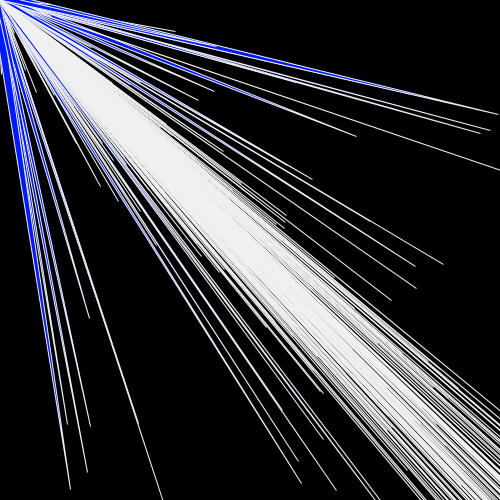
Frame 1 (no input)
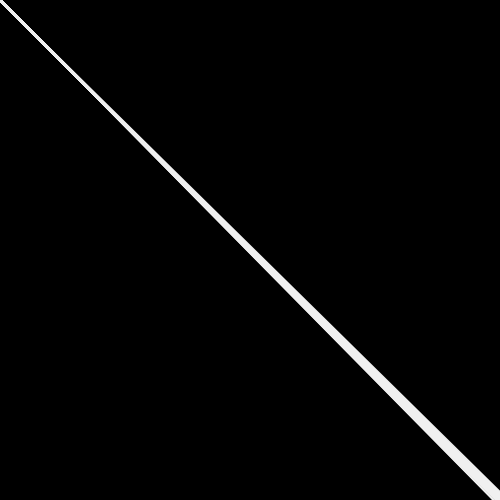
Frame 60 (the mouse pressed at the canvas centre just before this capture)
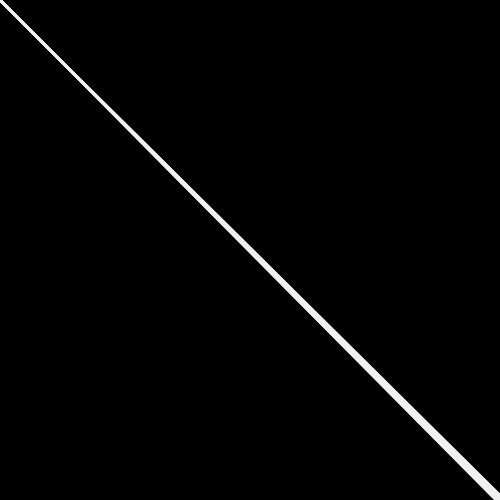
Frame 120 (the mouse held since frame 60 and released just before this capture)

The Processing sketch that drew these frames (run headless with seeded random() and noise(); from frame 60 on, the mouse is pressed at the canvas centre):

// Processing sketch: processing_6280
// ── processing_6280.pde

laser[] b;

void setup()
{
  size(500,500);
  smooth();
  stroke(240);
  fill(255,230);

  b = new laser[400];
  for(int i=0; i<400; i++)
  {
    b[i] = new laser();
    b[i].x = random(width+2,width*2);
    b[i].y = random(height,height*2);
    b[i].d = (int)random(mouseX/width-12,mouseY/height);
    b[i].v = (int)random(1,10);
    b[i].j = 255;
    b[i].h = 25;
    b[i].g = 0;

}



}

void draw()
{
  background(0,0,0);
  for(int i=0; i<b.length; i++)
  {
    b[i].move();
    b[i].show();
  }
}

class laser
{
  
  float g,h,j; //color
  float x, y; //size
  int d, v;

  void show()
  {
    fill(g,h,j);
    quad(x/d,y/d,x,y,d,d,x/width,y/height);
   // ellipse(x,y, d,d/4);    

}

  void move()
  {
    x += ( mouseX - width ) * 0.91 * v;
    y += ( mouseY - height ) * 0.91 * v;
  }
}
